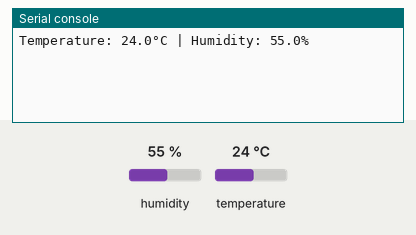
The program below on a simulated ESP32 board running MicroPython. Shown: the last lines printed to the serial console. The test bench sets the inputs (shaded band); at power-on: humidity 55 %, temperature 24 °C.

Above: at 1.2 s.
1.3 s: humidity set to 22 %
At 5.5 s:
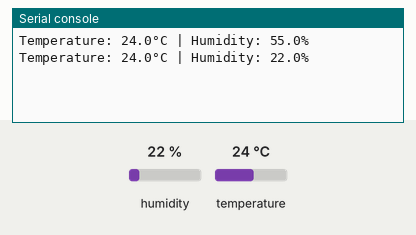
7.3 s: temperature set to 12 °C
At 11.3 s:
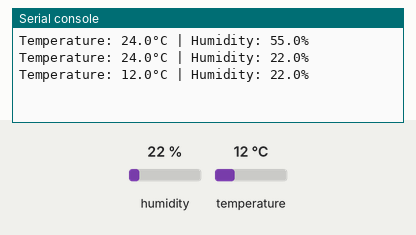
13.3 s: humidity set to 40 %
At 15.9 s:
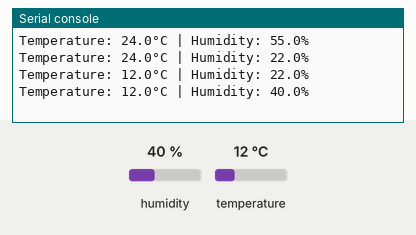
Timing chart, 0 to 17.4 s (numbered marks = the images above; inputs shaded):
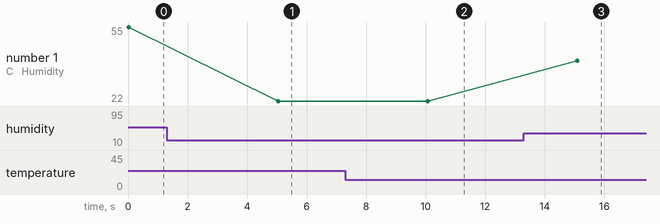

Measured:
- after the input at 1.3 s, the serial console: prints a new line after 3.7 s (image 1)
- after the input at 7.3 s, the serial console: prints a new line after 2.8 s (image 2)
- after the input at 13.3 s, the serial console: prints a new line after 1.8 s (image 3)
- plotted number 1: 55 → 22 after the input at 1.3 s, 22 → 40 after the input at 13.3 s

The program:

dht22_sensor.py
```python
import machine
import dht
import uasyncio as asyncio

sensor_pin = machine.Pin(4)
sensor = dht.DHT22(sensor_pin)

async def read_sensor():
    while True:
        for attempt in range(3):
            try:
                sensor.measure()
                temp = sensor.temperature()
                humidity = sensor.humidity()
                print(f"Temperature: {temp}°C | Humidity: {humidity}%")
                break
            except OSError as e:
                print(f"Attempt {attempt+1}: Sensor Error", e)
                await asyncio.sleep(1)
        await asyncio.sleep(5)


async def main():
    await read_sensor()


asyncio.run(main())
```
